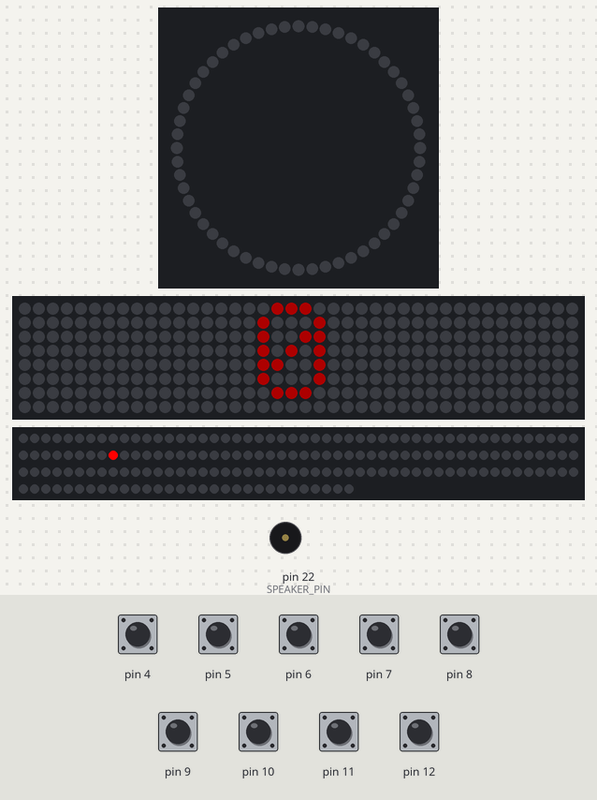
Bench run of a sketch on a simulated Arduino Mega 2560, built with avr-gcc and run on an emulated ATmega2560. Parts: 56 RGB LEDs in a ring, first at the top, clockwise, 40×8 RGB LED matrix (first LED top left, wired row by row), 180 RGB LEDs in strip order, left to right, continuing on the next row, buzzer (waves = sounding). The test bench sets the inputs (shaded band); at power-on: pin 4–12 HIGH. Dim RGB values are drawn brighter than linear.

Above: at 1.3 s.
1.4 s: pin 9 pulled LOW for 0.15 s
At 1.63 s:
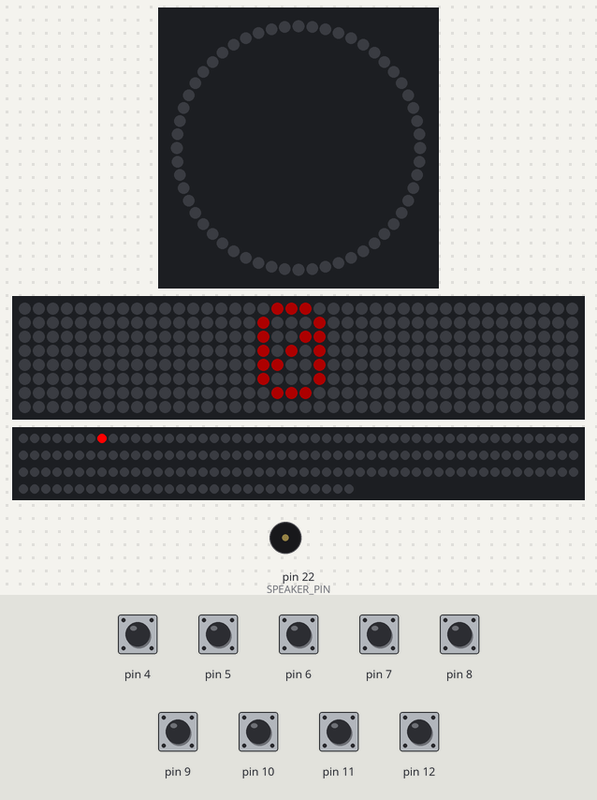
2.1 s: pin 4 pulled LOW for 0.15 s
At 2.55 s:
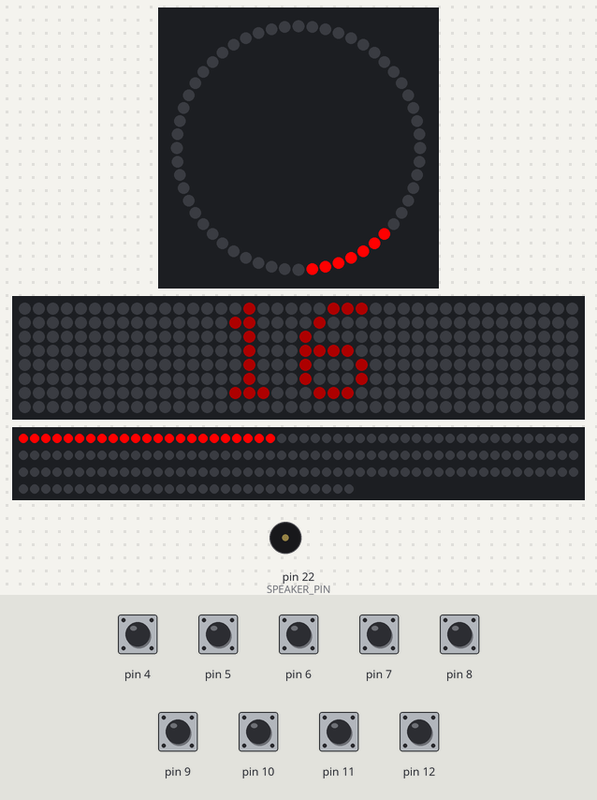
2.8 s: pin 5 pulled LOW for 1 s
At 3.84 s:
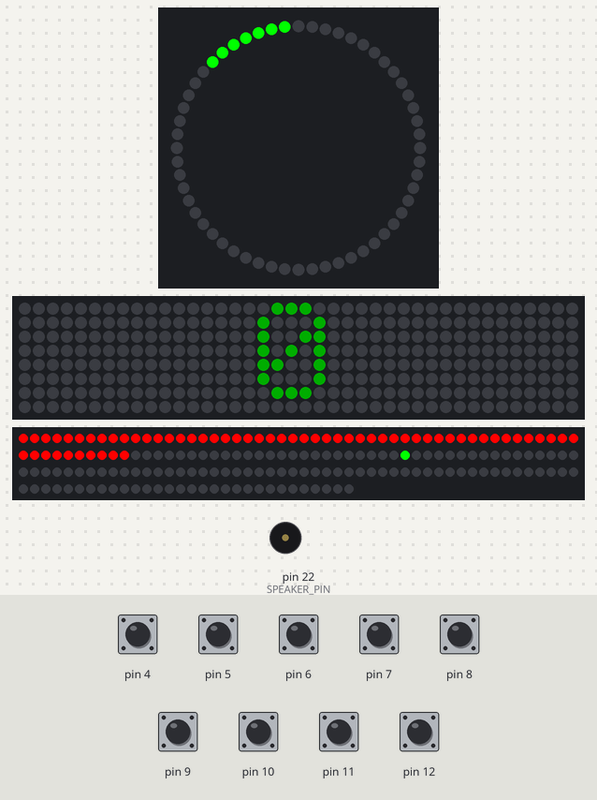
4.4 s: pin 5 pulled LOW for 0.15 s
At 4.94 s:
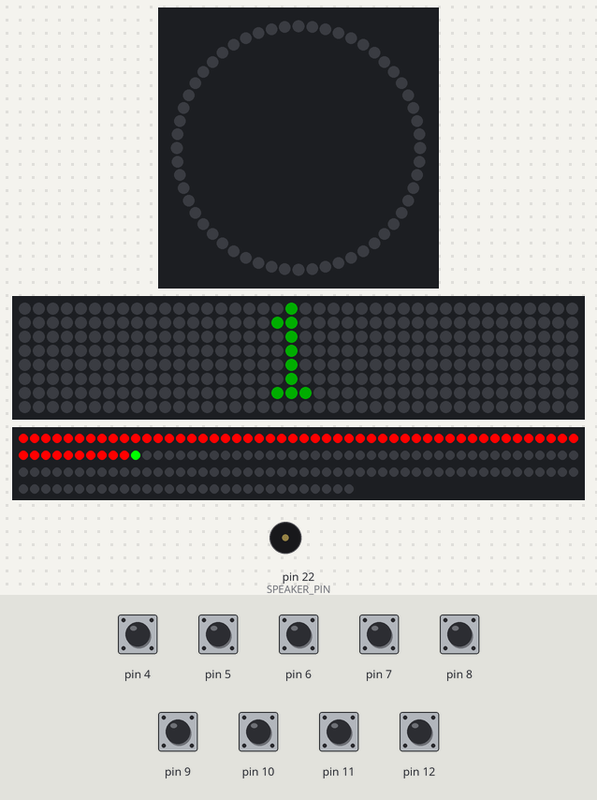
5.1 s: pin 4 pulled LOW for 1 s
At 6.68 s:
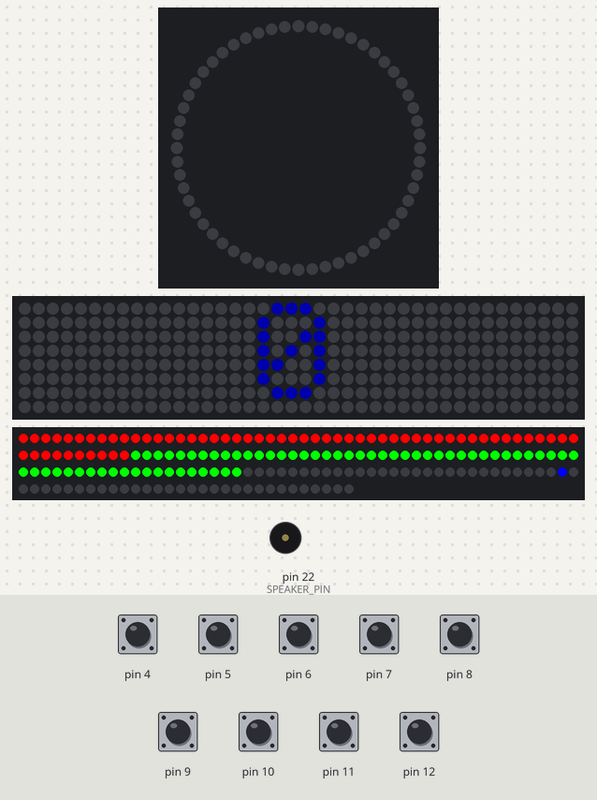
6.7 s: pin 6 pulled LOW for 0.15 s
At 7.54 s:
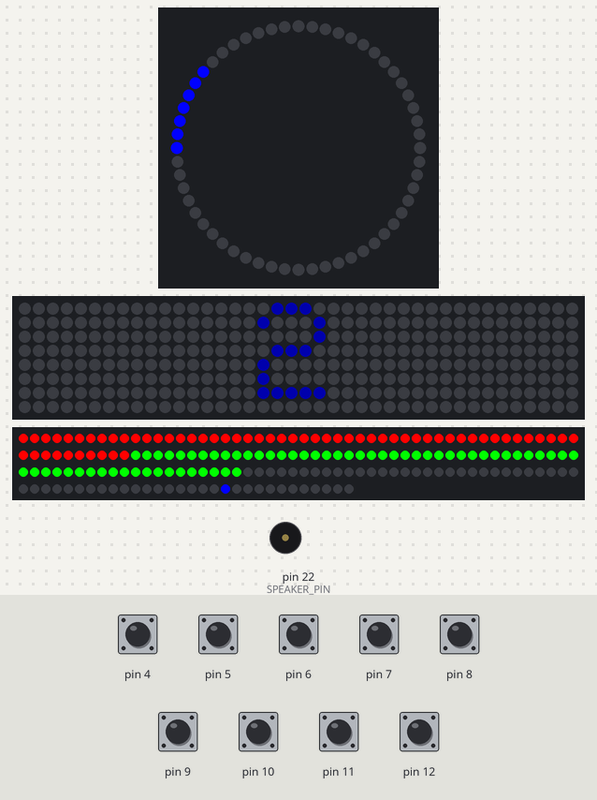
Timing chart, 0 to 8.4 s (numbered marks = the images above; inputs shaded):
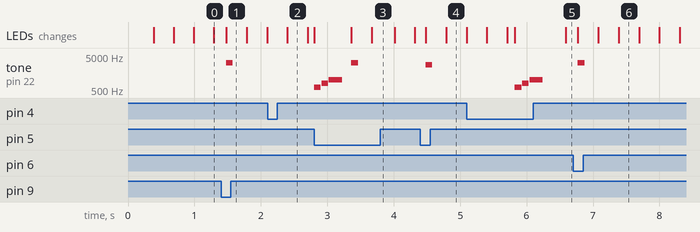

Measured:
- after the input at 1.4 s, tone on pin 22 (SPEAKER_PIN): silent → 3200 Hz after 0.08 s, → silent 0.10 s later
- after the input at 4.4 s, tone on pin 22 (SPEAKER_PIN): silent → 2800 Hz after 0.08 s, → silent 0.10 s later
- after the input at 5.1 s, tone on pin 22 (SPEAKER_PIN): plays 600 Hz for 0.10 s, 800 Hz for 0.10 s, 1000 Hz for 0.20 s, starting after 0.72 s
- after the input at 6.7 s, tone on pin 22 (SPEAKER_PIN): silent → 3200 Hz after 0.07 s, → silent 0.10 s later

The sketch:

binary-color-large.ino
```cpp
#include <Adafruit_GFX.h>
#include <Adafruit_NeoMatrix.h>
#include <Adafruit_NeoPixel.h>
#include <CapacitiveSensor.h>

#define JEWEL_PIN 28
#define MATRIX_PIN 26
#define RING_PIN 24
#define SPEAKER_PIN 22

#define JEWEL_SIZE 7
#define MATRIX_SIZE 8
#define RING_SIZE 60

unsigned long debounceDelay = 50;
unsigned long lastDebounceTimes[] = {0, 0, 0, 0, 0, 0, 0, 0, 0};
bool lastSensorStates[] = {false, false, false, false, false, false, false, false, false};
bool sensorStates[] = {false, false, false, false, false, false, false, false, false};

CapacitiveSensor s1 = CapacitiveSensor(3, 4);
CapacitiveSensor s2 = CapacitiveSensor(3, 5);
CapacitiveSensor s3 = CapacitiveSensor(3, 6);
CapacitiveSensor s4 = CapacitiveSensor(3, 7);
CapacitiveSensor s5 = CapacitiveSensor(3, 8);
CapacitiveSensor s6 = CapacitiveSensor(3, 9);
CapacitiveSensor s7 = CapacitiveSensor(3, 10);
CapacitiveSensor s8 = CapacitiveSensor(3, 11);
CapacitiveSensor s9 = CapacitiveSensor(3, 12);
CapacitiveSensor *sensors[] = {&s1, &s2, &s3, &s4, &s5, &s6, &s7, &s8, &s9};

byte bytes[] = {0, 0, 0};
int currentByteIndex = 0;
int currentRingSpinPixel = 0;

bool attractMode = true;
long timeSinceActive = 0;

Adafruit_NeoMatrix matrix = Adafruit_NeoMatrix(MATRIX_SIZE, MATRIX_SIZE, 5, 1, MATRIX_PIN,
  NEO_TILE_TOP   + NEO_TILE_LEFT   + NEO_TILE_ROWS   + NEO_TILE_PROGRESSIVE +
  NEO_MATRIX_TOP + NEO_MATRIX_LEFT + NEO_MATRIX_ROWS + NEO_MATRIX_PROGRESSIVE,
  NEO_GRB + NEO_KHZ800);

Adafruit_NeoPixel jewels = Adafruit_NeoPixel(JEWEL_SIZE * 8, JEWEL_PIN, NEO_GRB + NEO_KHZ800);
Adafruit_NeoPixel rings = Adafruit_NeoPixel(RING_SIZE * 3, RING_PIN, NEO_GRB + NEO_KHZ800);

void setup() {
  Serial.begin(9600);
  initPixels();
  displayCurrentByte();
}

void loop() {
  checkSensors();
  spinRing(currentByteIndex, currentByteColor32());
}

void checkSensors() {
  if (checkSensorPressed(0)) {
    fillRing(currentByteIndex, currentByteColor32());
    for (int i = 0; i < 8; i++) {
      resetJewel(i);
    }
    currentByteIndex++;
    if (currentByteIndex == 3) {
      toneColorSet();
      displayCurrentColor();
      outputBytes();
      resetBytes();
      for (int i = 0; i < 3; i++) {
        resetRing(i);
      }
    } else {
      toneByteSet();
      displayCurrentByte();
    }
  }

  for (int i = 0; i < 8; i++) {
    if (checkSensorPressed(i+1)) {
      if (toggleBit(i)) {
        toneBitOn();
        toggleJewelOn(8-i-1, currentByteColor32());
      } else {
        toneBitOff();
        toggleJewelOff(8-i-1);
      }
      displayCurrentByte();
    }
  }
}

bool checkSensorPressed(int i) {
  bool pressed = false;
  long m = sensors[i]->capacitiveSensor(5);
  bool reading = m > 100;

  if (reading != lastSensorStates[i]) {
    lastDebounceTimes[i] = millis();
  }

  if (millis() - lastDebounceTimes[i] > debounceDelay) {
    if (reading != sensorStates[i]) {
      sensorStates[i] = reading;

      if (reading) {
        pressed = true;
        timeSinceActive = 0;
      }
    }
  }

  lastSensorStates[i] = reading;
  return pressed;
}

uint16_t currentByteColor16() {
  return matrix.Color(255 * (currentByteIndex == 0), 255 * (currentByteIndex == 1), 255 * (currentByteIndex == 2));
}

uint32_t currentByteColor32() {
  return jewels.Color(255 * (currentByteIndex == 0), 255 * (currentByteIndex == 1), 255 * (currentByteIndex == 2));
}

void displayCurrentByte() {
  matrix.fillScreen(0);
  matrix.setTextColor(currentByteColor16());

  String dec = String(bytes[currentByteIndex], DEC);

  matrix.setCursor(20 - 3 * dec.length(), 0);
  matrix.print(dec);

  matrix.show();
}

void displayCurrentColor() {
  uint16_t color = matrix.Color(bytes[0], bytes[1], bytes[2]);
  uint16_t white = matrix.Color(255, 255, 255);

  matrix.fillScreen(0);
  matrix.setTextColor(color);

  char hex[8];
  sprintf(hex, "%02X%02X%02X", bytes[0], bytes[1], bytes[2]);

  matrix.setCursor(5, 0);
  matrix.print(hex);

  for (int i = 0; i < 4; i++) {
    matrix.drawPixel(i, 2, white);
    matrix.drawPixel(i, 4, white);
  }
  for (int i = 0; i < 5; i++) {
    matrix.drawPixel(1, i+1, white);
    matrix.drawPixel(2, i+1, white);
  }

  matrix.show();
}

void initPixels() {
  jewels.begin();
  jewels.show();

  matrix.begin();
  matrix.setBrightness(50);
  matrix.setTextWrap(false);
  matrix.show();

  rings.begin();
  rings.show();
}

void outputBytes() {
  Serial.println(String(bytes[0]) + ',' + String(bytes[1]) + ',' + String(bytes[2]));
}

void resetBytes() {
  bytes[0] = 0;
  bytes[1] = 0;
  bytes[2] = 0;
  currentByteIndex = 0;
}

bool toggleBit(int i) {
  bytes[currentByteIndex] = bytes[currentByteIndex] ^ (1 << i);
  return bytes[currentByteIndex] & (1 << i);
}

void toneBitOn() {
  noTone(SPEAKER_PIN);
  tone(SPEAKER_PIN, 3200, 100);
  delay(110);
}

void toneBitOff() {
  noTone(SPEAKER_PIN);
  tone(SPEAKER_PIN, 2800, 100);
  delay(110);
}

void toneByteSet() {
  noTone(SPEAKER_PIN);
  tone(SPEAKER_PIN, 600, 100);
  delay(110);
  tone(SPEAKER_PIN, 800, 100);
  delay(110);
  tone(SPEAKER_PIN, 1000, 200);
  delay(220);
}

void toneColorSet() {
  int i;
  noTone(SPEAKER_PIN);
  for (i = 0; i < 8; i++) {
    tone(SPEAKER_PIN, 200 + 200 * i, 50);
    delay(55);
  }
  noTone(SPEAKER_PIN);
  for (i = 0; i < 8; i++) {
    tone(SPEAKER_PIN, 400 + 200 * i, 50);
    delay(55);
  }
  noTone(SPEAKER_PIN);
  for (i = 0; i < 8; i++) {
    tone(SPEAKER_PIN, 800 + 200 * i, 50);
    delay(55);
  }
  tone(SPEAKER_PIN, 800 + 200 * i, 500);
  delay(550);
}

void fillRing(int i, uint32_t color) {
  resetRing(i);
  for (int j = RING_SIZE * i; j < RING_SIZE * (i + 1); j++) {
    rings.setPixelColor(j, color);
    rings.show();
    delay(3);
  }
}

void resetJewel(int i) {
  for (int j = JEWEL_SIZE * i; j < JEWEL_SIZE * (i + 1); j++) {
    jewels.setPixelColor(j, 0);
  }
  jewels.show();
}

void resetRing(int i) {
  for (int j = RING_SIZE * i; j < RING_SIZE * (i + 1); j++) {
    rings.setPixelColor(j, 0);
  }
  rings.show();
}

void spinRing(int i, uint32_t color) {
  resetRing(i);
  rings.setPixelColor(RING_SIZE * i + currentRingSpinPixel, color);
  currentRingSpinPixel = (currentRingSpinPixel + 1) % RING_SIZE;
  rings.show();
}

void toggleJewelOn(int i, uint32_t color) {
  for (int j = JEWEL_SIZE * i; j < JEWEL_SIZE * (i + 1); j++) {
    jewels.setPixelColor(j, color);
    jewels.show();
    delay(30);
  }
}

void toggleJewelOff(int i) {
  for (int j = JEWEL_SIZE * (i + 1) - 1; j >= JEWEL_SIZE * i; j--) {
    jewels.setPixelColor(j, 0);
    jewels.show();
    delay(30);
  }
}
```
